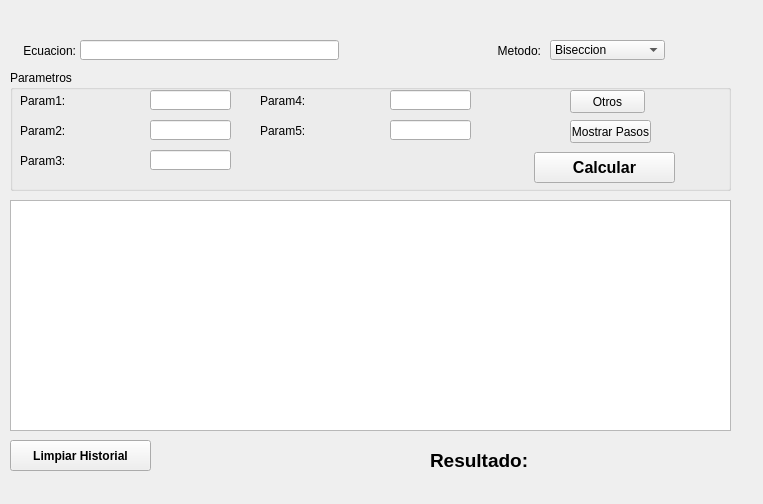
<?xml version="1.0" encoding="UTF-8"?>
<ui version="4.0">
 <class>MWindow</class>
 <widget class="QMainWindow" name="MWindow">
  <property name="geometry">
   <rect>
    <x>0</x>
    <y>0</y>
    <width>763</width>
    <height>504</height>
   </rect>
  </property>
  <property name="windowTitle">
   <string>Resolucion de Ecuaciones</string>
  </property>
  <widget class="QWidget" name="centralwidget">
   <widget class="QLabel" name="label_2">
    <property name="geometry">
     <rect>
      <x>480</x>
      <y>40</y>
      <width>61</width>
      <height>21</height>
     </rect>
    </property>
    <property name="text">
     <string>Metodo:</string>
    </property>
    <property name="alignment">
     <set>Qt::AlignRight|Qt::AlignTrailing|Qt::AlignVCenter</set>
    </property>
   </widget>
   <widget class="QComboBox" name="cboMethod">
    <property name="geometry">
     <rect>
      <x>550</x>
      <y>40</y>
      <width>115</width>
      <height>20</height>
     </rect>
    </property>
    <item>
     <property name="text">
      <string>Biseccion</string>
     </property>
    </item>
    <item>
     <property name="text">
      <string>Iteracion de punto fijo</string>
     </property>
    </item>
    <item>
     <property name="text">
      <string>Newton</string>
     </property>
    </item>
    <item>
     <property name="text">
      <string>Secante</string>
     </property>
    </item>
    <item>
     <property name="text">
      <string>Posicion Falsa</string>
     </property>
    </item>
    <item>
     <property name="text">
      <string>Muller</string>
     </property>
    </item>
   </widget>
   <widget class="QLabel" name="label">
    <property name="geometry">
     <rect>
      <x>15</x>
      <y>40</y>
      <width>61</width>
      <height>21</height>
     </rect>
    </property>
    <property name="text">
     <string>Ecuacion:</string>
    </property>
    <property name="alignment">
     <set>Qt::AlignRight|Qt::AlignTrailing|Qt::AlignVCenter</set>
    </property>
   </widget>
   <widget class="QLineEdit" name="leEquation">
    <property name="geometry">
     <rect>
      <x>80</x>
      <y>40</y>
      <width>259</width>
      <height>20</height>
     </rect>
    </property>
   </widget>
   <widget class="QGroupBox" name="groupParameters">
    <property name="geometry">
     <rect>
      <x>10</x>
      <y>70</y>
      <width>721</width>
      <height>121</height>
     </rect>
    </property>
    <property name="title">
     <string>Parametros</string>
    </property>
    <widget class="QLineEdit" name="leParam4">
     <property name="geometry">
      <rect>
       <x>380</x>
       <y>20</y>
       <width>81</width>
       <height>20</height>
      </rect>
     </property>
    </widget>
    <widget class="QLabel" name="lbParam3">
     <property name="geometry">
      <rect>
       <x>10</x>
       <y>80</y>
       <width>131</width>
       <height>21</height>
      </rect>
     </property>
     <property name="text">
      <string>Param3:</string>
     </property>
    </widget>
    <widget class="QLineEdit" name="leParam3">
     <property name="geometry">
      <rect>
       <x>140</x>
       <y>80</y>
       <width>81</width>
       <height>20</height>
      </rect>
     </property>
    </widget>
    <widget class="QLabel" name="lbParam4">
     <property name="geometry">
      <rect>
       <x>250</x>
       <y>20</y>
       <width>121</width>
       <height>21</height>
      </rect>
     </property>
     <property name="text">
      <string>Param4:</string>
     </property>
    </widget>
    <widget class="QLineEdit" name="leParam2">
     <property name="geometry">
      <rect>
       <x>140</x>
       <y>50</y>
       <width>81</width>
       <height>20</height>
      </rect>
     </property>
    </widget>
    <widget class="QLineEdit" name="leParam5">
     <property name="geometry">
      <rect>
       <x>380</x>
       <y>50</y>
       <width>81</width>
       <height>20</height>
      </rect>
     </property>
    </widget>
    <widget class="QLabel" name="lbParam2">
     <property name="geometry">
      <rect>
       <x>10</x>
       <y>50</y>
       <width>131</width>
       <height>21</height>
      </rect>
     </property>
     <property name="text">
      <string>Param2:</string>
     </property>
    </widget>
    <widget class="QLineEdit" name="leParam1">
     <property name="geometry">
      <rect>
       <x>140</x>
       <y>20</y>
       <width>81</width>
       <height>20</height>
      </rect>
     </property>
    </widget>
    <widget class="QLabel" name="lbParam1">
     <property name="geometry">
      <rect>
       <x>10</x>
       <y>20</y>
       <width>131</width>
       <height>21</height>
      </rect>
     </property>
     <property name="text">
      <string>Param1:</string>
     </property>
    </widget>
    <widget class="QLabel" name="lbParam5">
     <property name="geometry">
      <rect>
       <x>250</x>
       <y>50</y>
       <width>121</width>
       <height>21</height>
      </rect>
     </property>
     <property name="text">
      <string>Param5:</string>
     </property>
    </widget>
    <widget class="QPushButton" name="pbCalculate">
     <property name="geometry">
      <rect>
       <x>524</x>
       <y>82</y>
       <width>141</width>
       <height>31</height>
      </rect>
     </property>
     <property name="font">
      <font>
       <pointsize>12</pointsize>
       <weight>75</weight>
       <bold>true</bold>
      </font>
     </property>
     <property name="text">
      <string>Calcular</string>
     </property>
    </widget>
    <widget class="QPushButton" name="pushButtonOtros">
     <property name="geometry">
      <rect>
       <x>560</x>
       <y>20</y>
       <width>75</width>
       <height>23</height>
      </rect>
     </property>
     <property name="text">
      <string>Otros</string>
     </property>
    </widget>
    <widget class="QPushButton" name="pbPasos">
     <property name="geometry">
      <rect>
       <x>560</x>
       <y>50</y>
       <width>81</width>
       <height>23</height>
      </rect>
     </property>
     <property name="text">
      <string>Mostrar Pasos</string>
     </property>
    </widget>
   </widget>
   <widget class="QTextEdit" name="teSteps">
    <property name="geometry">
     <rect>
      <x>10</x>
      <y>200</y>
      <width>721</width>
      <height>231</height>
     </rect>
    </property>
   </widget>
   <widget class="QLabel" name="lbResult">
    <property name="geometry">
     <rect>
      <x>545</x>
      <y>450</y>
      <width>181</width>
      <height>21</height>
     </rect>
    </property>
    <property name="font">
     <font>
      <pointsize>14</pointsize>
      <weight>75</weight>
      <bold>true</bold>
     </font>
    </property>
    <property name="text">
     <string/>
    </property>
   </widget>
   <widget class="QLabel" name="label_3">
    <property name="geometry">
     <rect>
      <x>430</x>
      <y>450</y>
      <width>101</width>
      <height>21</height>
     </rect>
    </property>
    <property name="font">
     <font>
      <pointsize>14</pointsize>
      <weight>75</weight>
      <bold>true</bold>
     </font>
    </property>
    <property name="text">
     <string>Resultado:</string>
    </property>
   </widget>
   <widget class="QPushButton" name="pbClear">
    <property name="geometry">
     <rect>
      <x>10</x>
      <y>440</y>
      <width>141</width>
      <height>31</height>
     </rect>
    </property>
    <property name="font">
     <font>
      <pointsize>9</pointsize>
      <weight>75</weight>
      <bold>true</bold>
     </font>
    </property>
    <property name="text">
     <string>Limpiar Historial</string>
    </property>
   </widget>
  </widget>
  <widget class="QMenuBar" name="menubar">
   <property name="geometry">
    <rect>
     <x>0</x>
     <y>0</y>
     <width>763</width>
     <height>21</height>
    </rect>
   </property>
  </widget>
 </widget>
 <tabstops>
  <tabstop>leEquation</tabstop>
  <tabstop>cboMethod</tabstop>
  <tabstop>leParam1</tabstop>
  <tabstop>leParam2</tabstop>
  <tabstop>leParam3</tabstop>
  <tabstop>leParam4</tabstop>
  <tabstop>leParam5</tabstop>
  <tabstop>pbCalculate</tabstop>
  <tabstop>teSteps</tabstop>
 </tabstops>
 <resources/>
 <connections/>
</ui>
